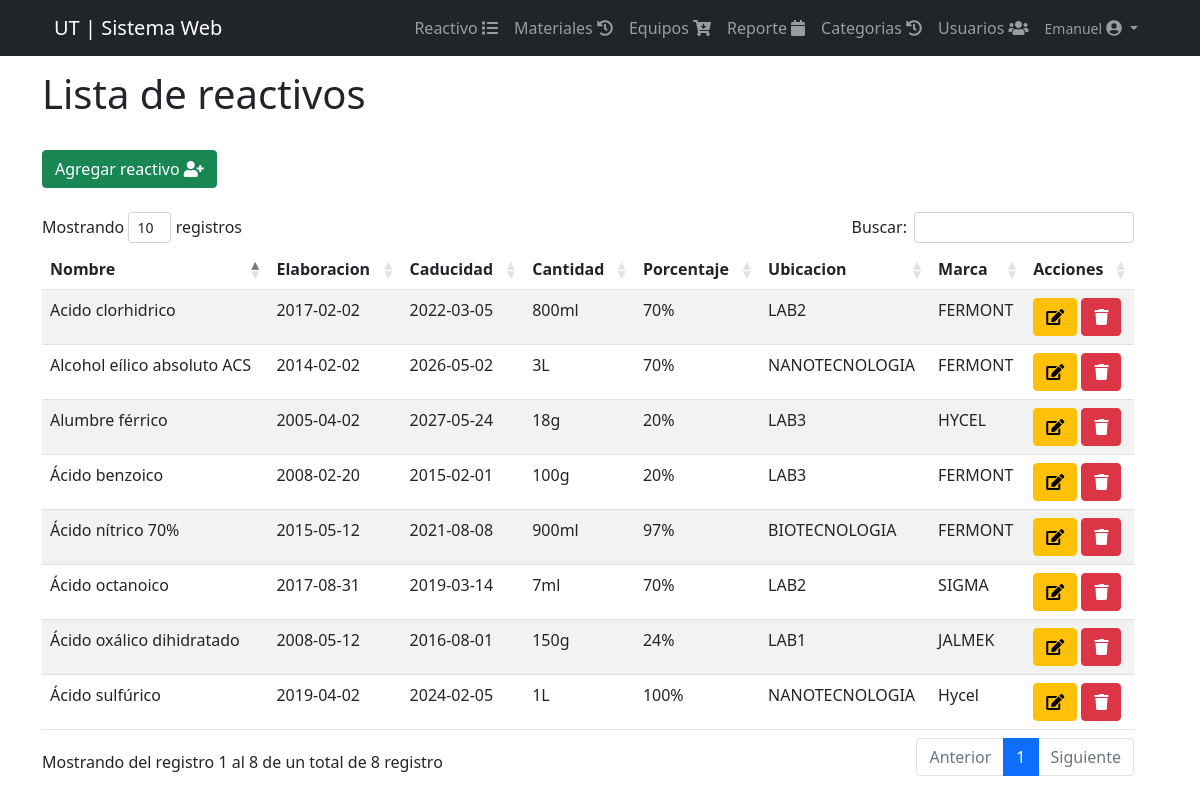
/views/reactivo.php (signed in), run on the app's committed database.
### tables this page shows
CREATE TABLE `reactivo` (
  `id` int(11) NOT NULL,
  `nombre` varchar(150) NOT NULL,
  `elaboracion` date NOT NULL,
  `caducidad` date NOT NULL,
  `cantidad` varchar(150) NOT NULL,
  `porcentaje` int(11) NOT NULL,
  `ubicacion` varchar(250) NOT NULL,
  `marca` varchar(250) NOT NULL
);

### views/reactivo.php (the view, shortened to what this page needs)
<!DOCTYPE html>
<html lang="en">
<head>
    <?php include_once "../includes/header.php" ?>
</head>
<div class="row">
    <div class="col-sm">
    <h1>Lista de reactivos</h1>
    <br>
    <div>
    <button type="button" class="btn btn-success" data-toggle="modal" data-target="#reactivo">
				<span class="glyphicon glyphicon-plus"></span> Agregar reactivo  <i class="fa fa-user-plus"></i> </a></button>
    </div>
    <br>
    <table class="table table-striped"  id= "table_id">
                   <thead>
                   <tr >
                   <th>Nombre</th>
                   <th>Elaboracion</th>
                   <th>Caducidad</th>
                   <th>Cantidad</th>
                   <th>Porcentaje</th>
                   <th>Ubicacion</th>
                   <th>Marca</th>
                   <th>Acciones</th>
                     </tr>
                </thead>
            <tbody>
            <?php
require_once ("../includes/db.php");
$result=mysqli_query($conexion,"SELECT * FROM reactivo  ");
while ($fila = mysqli_fetch_assoc($result)):
?>
<tr>
<td><?php echo $fila['nombre']; ?></td>
<td><?php echo $fila['elaboracion']; ?></td>
<td><?php echo $fila['caducidad']; ?></td>
<td><?php echo $fila['cantidad']; ?></td>
<td><?php echo $fila['porcentaje']; ?>%</td>
<td><?php echo $fila['ubicacion']; ?></td>
<td><?php echo $fila['marca']; ?></td>
<td>
<a class="btn btn-warning" href="../includes/editar_react.php?id=<?php echo $fila['id']?> ">
<i  class="fa fa-edit "></i> </a>
<a href="../includes/eliminar_react.php?id=<?php echo $fila['id']?> " class="btn btn-danger btn-del" >
<i  class="fa fa-trash "></i></a></button>
</td>
</tr>
<?php endwhile;?>
	</body>
  </table>
    </div>
</div>
<?php include("form_react.php"); ?>
</html>

### includes/header.php (shortened to what this page needs)
<!DOCTYPE html>
<html lang="es">
<head>
    <link rel="stylesheet" href="https://use.fontawesome.com/releases/v5.8.1/css/all.css"
>
    <link rel="stylesheet" href="../DataTables/css/dataTables.bootstrap4.min.css">
	<link rel="stylesheet" href="../css/estilo.css">
	<link rel="stylesheet" href="../css/es.css">
    <link rel="stylesheet" href="../css/prueba.css">
    <link rel="stylesheet" href="../package/dist/sweetalert2.css">
</head>
<body id="page-top">
<nav class="navbar navbar-expand-lg navbar-dark bg-dark fixed-top" id="mainNav">
<div class="container px-4">
<a class="navbar-brand" href="#">UT | Sistema Web </a>
				 <div class="collapse navbar-collapse" id="navbarResponsive">
				 <ul class="navbar-nav ms-auto">
		 <li class="nav-item"><a class="nav-link" href="../views/reactivo.php">Reactivo <i class="fa fa-list" aria-hidden="true"></i></a></li>
         <li class="nav-item"><a class="nav-link"href="../views/materiales.php">Materiales <i class="fa fa-history" aria-hidden="true"></i></a></li>
		 <li class="nav-item"><a class="nav-link" href="../views/equipos.php">Equipos <i class="fa fa-cart-arrow-down" aria-hidden="true"></i></a></li>
         <li class="nav-item"><a class="nav-link"href="../views/reporte.php">Reporte <i class="fa fa-calendar" aria-hidden="true"></i></a></li>
         <li class="nav-item"><a class="nav-link"href="../views/categorias.php">Categorias <i class="fa fa-history" aria-hidden="true"></i></a></li>
		 <li class="nav-item"><a class="nav-link"href="../views/usuarios.php" >Usuarios <i class="fa fa-users" aria-hidden="true"></i></a><li>
		  <li class="nav-item dropdown no-arrow">
                            <a class="nav-link dropdown-toggle" href="#" id="userDropdown" role="button"
                                data-toggle="dropdown" aria-haspopup="true" aria-expanded="false">
                                <span class="mr-2 d-none d-lg-inline text-gray-600 small">
                                <?php echo $_SESSION['nombre']; ?></span>
								<i class="fa fa-user-circle" aria-hidden="true"></i>
                            </a>
                        </li>
		</ul>
	</nav>
	<div class="container">
		<div class="row">

### views/form_react.php (shortened to what this page needs)
<!DOCTYPE html>
<html lang="es-MX">
<head>
</head>
<body id="page-top">
</body>
</html>

### css/estilo.css (style rules this page uses)
body { padding-top: 70px; }
a { text-decoration: none; }

### css/prueba.css (style rules this page uses)
a { text-decoration: none; }

### data on the page
reactivo: nombre "Ácido benzoico", elaboracion "2008-02-20", caducidad "2015-02-01", cantidad "100g", porcentaje "20", ubicacion "LAB3", marca "FERMONT"
reactivo: nombre "Acido clorhidrico", elaboracion "2017-02-02", caducidad "2022-03-05", cantidad "800ml", porcentaje "70", ubicacion "LAB2", marca "FERMONT"
reactivo: nombre "Ácido nítrico 70%", elaboracion "2015-05-12", caducidad "2021-08-08", cantidad "900ml", porcentaje "97", ubicacion "BIOTECNOLOGIA", marca "FERMONT"
reactivo: nombre "Ácido octanoico", elaboracion "2017-08-31", caducidad "2019-03-14", cantidad "7ml", porcentaje "70", ubicacion "LAB2", marca "SIGMA"
reactivo: nombre "Ácido oxálico dihidratado", elaboracion "2008-05-12", caducidad "2016-08-01", cantidad "150g", porcentaje "24", ubicacion "LAB1", marca "JALMEK"
reactivo: nombre "Ácido sulfúrico", elaboracion "2019-04-02", caducidad "2024-02-05", cantidad "1L", porcentaje "100", ubicacion "NANOTECNOLOGIA", marca "Hycel"
reactivo: nombre "Alcohol eílico absoluto ACS", elaboracion "2014-02-02", caducidad "2026-05-02", cantidad "3L", porcentaje "70", ubicacion "NANOTECNOLOGIA", marca "FERMONT"
reactivo: nombre "Alumbre férrico", elaboracion "2005-04-02", caducidad "2027-05-24", cantidad "18g", porcentaje "20", ubicacion "LAB3", marca "HYCEL"

### other printed values
$_SESSION['nombre'] "Emanuel"
